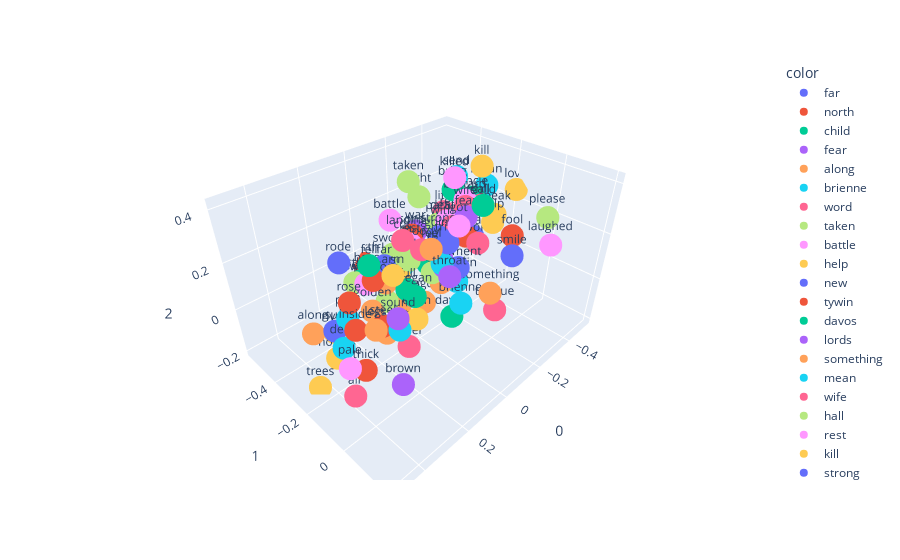

The notebook cell saved with this chart:
### Code cell
import plotly.express as px
### i want to label the points with the words and color code them too
words = index_to_word[200:300]
fig = px.scatter_3d(reduced_vectors[200:300], x=0, y=1,z=2, text=words,color=words)
fig.update_traces(textposition='top center')
fig.show()
## So first we preprocess the text data by tokenizing sentences and words, then we train a Word2Vec model on the preprocessed data. After training, we can use the model to find similar words, check for odd one out, and measure similarity between words. Finally, we visualize the word vectors in 3D space using PCA for dimensionality reduction.
## Now in plotly we first took words as variable and the passed index_to_word[200:300] to get first 100 words from the vocabulary to label and color code the points in the scatter plot.
## then in px.scatter_3d we passed reduced_vectors[200:300] to get the first 100 reduced vectors corresponding to the first 100 words. x=0, y=1, z=2 means we are using the first, second and third dimensions of the reduced vectors for the x, y and z axes of the 3D scatter plot. text=words means we are labeling each point with the corresponding word from the words variable. color=words means we are color coding the points based on the words variable, so each unique word gets a different color in the plot.
## in pca.fit_transform(word_vectors) we are transforming the original word vectors to 3 dimensions using PCA. This reduced dimensionality allows us to visualize the relationships between words in a 3D scatter plot.
## fig.show() displays the interactive 3D scatter plot with words labeled and color coded.
